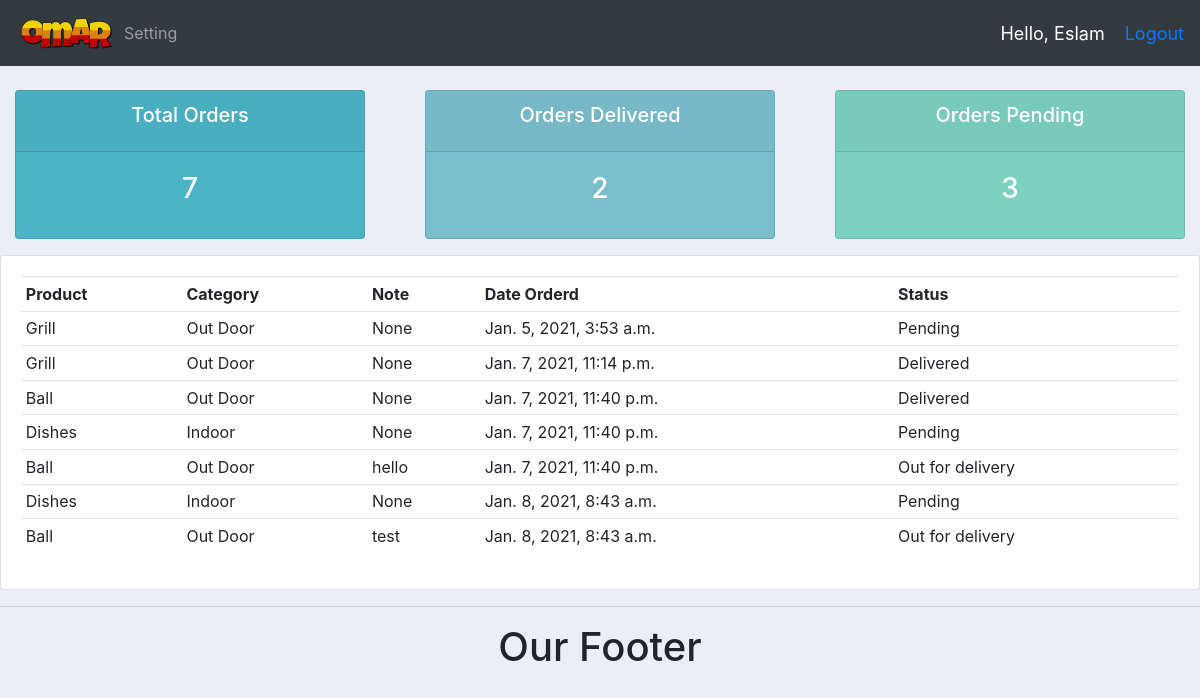
The app's page /user/ (signed in) with its own data.
### accounts/models.py (models this page shows)
class Order(models.Model):
    STATUS = (
        ('Pending', 'Pending'),
        ('Out for delivery', 'Out for delivery'),
        ('Delivered', 'Delivered'),
    )
    customer = models.ForeignKey(Customer,blank=True,  null=True, on_delete=models.SET_NULL)
    product = models.ForeignKey(Product,blank=True, null=True, on_delete=models.SET_NULL)
    date_created = models.DateTimeField(auto_now_add=True, null=True)
    status = models.CharField(max_length=20, null=True, choices=STATUS)
    note = models.CharField(max_length=1000, null=True)
    def __str__(self):
        return self.product.name

class Product(models.Model):
    CATEGORY = (
        ('Indoor', 'Indoor'),
        ('Out Door', 'Out Door'),
    )
    name = models.CharField(max_length=20, null=True)
    price = models.FloatField(null=True)
    category = models.CharField(max_length=20,null=True, choices=CATEGORY)
    description = models.CharField(max_length=20, blank=True,null=True)
    date_created = models.DateTimeField(auto_now_add=True, null=True)
    tags = models.ManyToManyField(Tag)
    def __str__(self):
        return self.name

### accounts/decorators.py (the view)
        def wrapper_func(request, *args, **kwargs):
            group = None
            if request.user.groups.exists():
                group = request.user.groups.all()[0].name
            if group in allowed_roles:
                return view_func(request, *args, **kwargs)
            else:
                return HttpResponse("You don't have permission to see this page")
            return view_func(request, *args, **kwargs)

### accounts/views.py (called while the page is built)
@login_required(login_url='login')
@allowed_user(allowed_roles=['customer'])
def userPage(request):
    orders = request.user.customer.order_set.all()
    total_orders = orders.count()
    delivered = orders.filter(status='Delivered').count()
    pending = orders.filter(status='Pending').count()
    print('ORDERS', orders)
    context = {
        'orders':orders,
        'total_orders':total_orders,
        'delivered':delivered,
        'pending':pending,
        }
    return render(request, 'accounts/user.html', context)

### accounts/templates/accounts/user.html
{% extends "accounts/main.html" %}
{% block content %}
{% include "accounts/status.html" %}
<div class="row">
	<div class="col-md">
		<div class="card card-body">
			<table class="table table-sm">
				<tr>
					<th>Product</th>
					<th>Category</th>
					<th>Note</th>
					<th>Date Orderd</th>
					<th>Status</th>
				</tr>
				{% for order in orders %}
					<tr>
						<td>{{order.product}}</td>
						<td>{{order.product.category}}</td>
						<td>{{order.note}}</td>
						<td>{{order.date_created}}</td>
						<td>{{order.status}}</td>
					</tr>
				{% endfor %}
			</table>
		</div>
	</div>
</div>
{% endblock content %}

### accounts/templates/accounts/navbar.html (shortened to what this page needs)
{% load static %}
<nav class="navbar navbar-expand-lg navbar-dark bg-dark">
    <img src="{% static '/images/2.png'%}" width = 100px; alt="">
    <div class="collapse navbar-collapse" id="navbarNav">
      <ul class="navbar-nav">
        {% if request.user.is_staff %}
        <li class="nav-item active">
          <a class="nav-link" href="{% url 'home' %}">Dashboard</a>
        </li>
        <li class="nav-item">
          <a class="nav-link" href="{% url 'products' %}">Products</a>
        </li>
        {%else%}
          <li class="nav-item">
            <a class="nav-link" href="{% url 'account' %}">Setting</a>
          </li>
        {% endif %}
      </ul>
    </div>
    <span class="hello-msg">Hello, {{request.user}} </span>
    <span class="logout"><a href="{% url 'logout' %}">Logout</a></span>
  </nav>

### static/css/main.css (style rules this page uses)
body { background-color: #ebeff5; }

### accounts/templates/accounts/navbar.html (style rules this page uses)
.hello-msg { font-size: 18px; color: #fff; margin-right: 20px; }
.logout { font-size: 18px; color: #fff; }

### records on screen
Order: product "Grill", product.category "Out Door", note "None", date_created "Jan. 5, 2021, 3:53 a.m.", status "Pending"
Order: product "Grill", product.category "Out Door", note "None", date_created "Jan. 7, 2021, 11:14 p.m.", status "Delivered"
Order: product "Ball", product.category "Out Door", note "None", date_created "Jan. 7, 2021, 11:40 p.m.", status "Delivered"
Order: product "Dishes", product.category "Indoor", note "None", date_created "Jan. 7, 2021, 11:40 p.m.", status "Pending"
Order: product "Ball", product.category "Out Door", note "hello", date_created "Jan. 7, 2021, 11:40 p.m.", status "Out for delivery"
Order: product "Dishes", product.category "Indoor", note "None", date_created "Jan. 8, 2021, 8:43 a.m.", status "Pending"
Order: product "Ball", product.category "Out Door", note "test", date_created "Jan. 8, 2021, 8:43 a.m.", status "Out for delivery"

### other values on screen
{{ request.user }} "Eslam"
{{ total_orders }} "7"
{{ delivered }} "2"
{{ pending }} "3"
